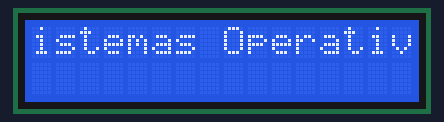
This sketch was run on a simulated Arduino Uno, built with avr-gcc and run on an emulated ATmega328P. On the bench: 16×2 character LCD.

Above: at 0.1 s.
At 0.7 s:
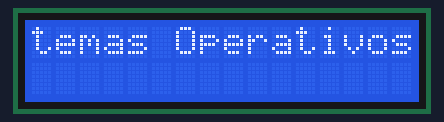
At 1.3 s:
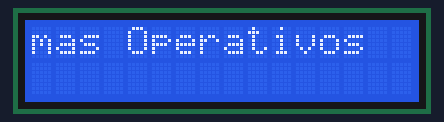
At 2.5 s:
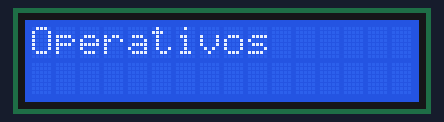
At 3.7 s:
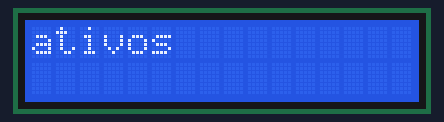
At 5.2 s:
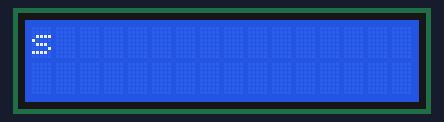

The sketch:

scroll_lcd.ino
```cpp
#include <LiquidCrystal.h>

// initialize the library with the numbers of the interface pins
LiquidCrystal lcd(5, 4, 3, 2, 1, 0);

void setup() {
  // set up the LCD's number of columns and rows:
  lcd.begin(16,2);
        lcd.print("Sistemas Operativos");
      for (int mover = 0; mover <20; mover++)
      {
      lcd.scrollDisplayLeft();
    delay(300);
      }
      lcd.clear();
}

void loop() {

}
```
